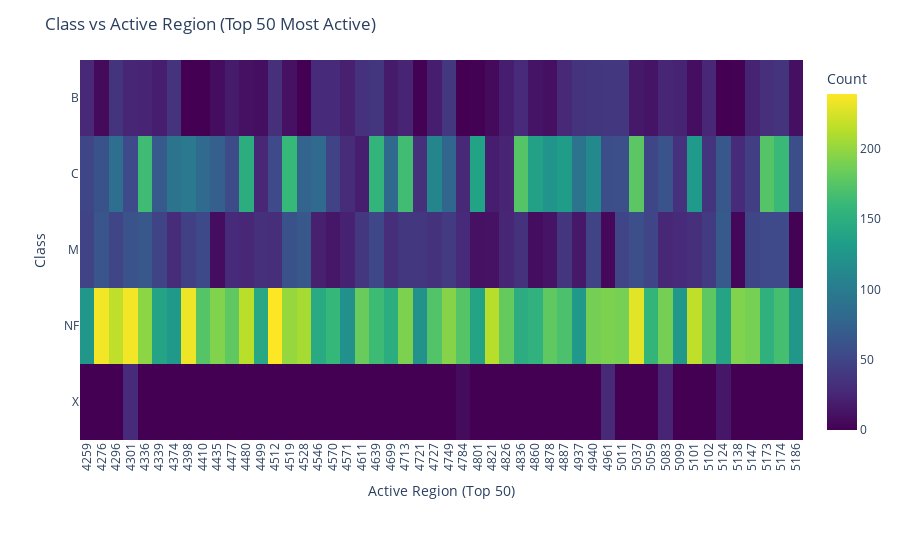

Here is the notebook cell this chart was saved with:
### Code cell
import numpy as np
import pandas as pd
import plotly.express as px

# -----------------------------
# Create Dummy Data
# -----------------------------

np.random.seed(42)

classes = ["B", "C", "M", "NF", "X"]
active_regions = np.random.choice(range(4200, 5200), size=50, replace=False)

data = []

for ar in active_regions:
    for cls in classes:
        if cls == "NF":
            count = np.random.randint(120, 240)
        elif cls == "C":
            count = np.random.randint(20, 180)
        elif cls == "M":
            count = np.random.randint(0, 70)
        elif cls == "B":
            count = np.random.randint(0, 40)
        elif cls == "X":
            count = np.random.choice([0]*9 + [np.random.randint(5, 100)])  # Rare X events
        
        data.append([cls, ar, count])

df = pd.DataFrame(data, columns=["Class", "ActiveRegion", "Count"])

# -----------------------------
# Pivot for Heatmap
# -----------------------------

pivot = (
    df.pivot_table(index="Class", columns="ActiveRegion", values="Count", fill_value=0)
      .reindex(["B", "C", "M", "NF", "X"])
)

# -----------------------------
# Plotly Heatmap
# -----------------------------

fig = px.imshow(
    pivot.values,
    x=pivot.columns.astype(str),
    y=pivot.index,
    color_continuous_scale="Viridis",
    aspect="auto",
    labels=dict(x="Active Region (Top 50)", y="Class", color="Count"),
    title="Class vs Active Region (Top 50 Most Active)",
)

fig.update_layout(
    xaxis=dict(tickangle=-90),
    margin=dict(l=80, r=40, t=60, b=120),
)

fig.show()

### Figure 1 — Plotly figure (JSON) as saved in the notebook; plotly's stock layout.template omitted (floating-point values rounded to 4 significant figures; data arrays with more than 128 entries replaced by an {"elided": "..."} marker saying what was removed)
{"data": [{"coloraxis": "coloraxis", "hovertemplate": "Active Region (Top 50): %{x}<br>Class: %{y}<br>Count: %{z}<extra></extra>", "name": "0", "type": "heatmap", "x": ["4259", "4276", "4296", "4301", "4336", "4339", "4374", "4398", "4410", "4435", "4477", "4480", "4499", "4512", "4519", "4528", "4546", "4570", "4571", "4611", "4639", "4699", "4713", "4721", "4727", "4749", "4784", "4801", "4821", "4826", "4836", "4860", "4878", "4887", "4937", "4940", "4961", "5011", "5037", "5059", "5083", "5099", "5101", "5102", "5124", "5138", "5147", "5173", "5174", "5186"], "xaxis": "x", "y": ["B", "C", "M", "NF", "X"], "yaxis": "y", "z": {"elided": "5x50 float values"}}], "layout": {"coloraxis": {"colorbar": {"title": {"text": "Count"}}, "colorscale": [[0, "#440154"], [0.1111, "#482878"], [0.2222, "#3e4989"], [0.3333, "#31688e"], [0.4444, "#26828e"], [0.5556, "#1f9e89"], [0.6667, "#35b779"], [0.7778, "#6ece58"], [0.8889, "#b5de2b"], [1, "#fde725"]]}, "margin": {"b": 120, "l": 80, "r": 40, "t": 60}, "title": {"text": "Class vs Active Region (Top 50 Most Active)"}, "xaxis": {"anchor": "y", "domain": [0, 1], "tickangle": -90, "title": {"text": "Active Region (Top 50)"}}, "yaxis": {"anchor": "x", "autorange": "reversed", "domain": [0, 1], "title": {"text": "Class"}}}}
